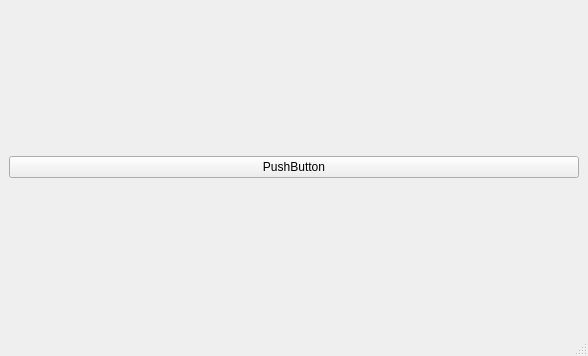
<?xml version="1.0" encoding="UTF-8"?>
<ui version="4.0">
 <class>MainWindow</class>
 <widget class="QMainWindow" name="MainWindow">
  <property name="geometry">
   <rect>
    <x>0</x>
    <y>0</y>
    <width>588</width>
    <height>356</height>
   </rect>
  </property>
  <property name="windowTitle">
   <string>MainWindow</string>
  </property>
  <widget class="QWidget" name="centralwidget">
   <layout class="QHBoxLayout" name="horizontalLayout">
    <item>
     <widget class="QPushButton" name="pushButton">
      <property name="text">
       <string>PushButton</string>
      </property>
     </widget>
    </item>
   </layout>
  </widget>
  <widget class="QMenuBar" name="menubar">
   <property name="geometry">
    <rect>
     <x>0</x>
     <y>0</y>
     <width>588</width>
     <height>19</height>
    </rect>
   </property>
  </widget>
  <widget class="QStatusBar" name="statusbar"/>
 </widget>
 <resources/>
 <connections/>
</ui>
